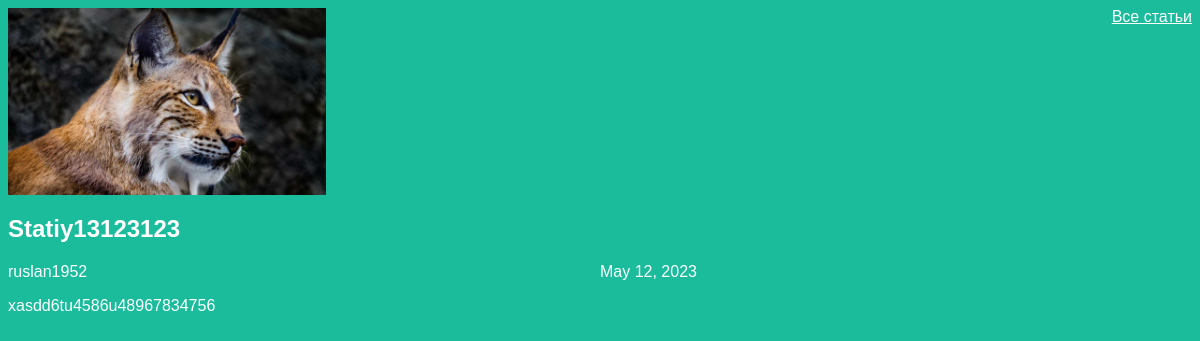
The app's page /article/1 with its own data.
### articles/models.py (models this page shows, shortened)
class Article(models.Model):
    title = models.CharField(max_length=200)
    author = models.ForeignKey(User, on_delete=models.CASCADE)
    text = models.TextField()
    created_date = models.DateField(auto_now_add=True)
    def get_excerpt(self):
        return self.text[:140] + "..." if len(self.text) > 140 else self.text

### articles/views.py (the view)
# urls.py: path('article/<int:article_id>', views.get_article, name='get_article'),
def get_article(request, article_id):
    try:
        post = Article.objects.get(id=article_id)
        return render(request, 'article.html', {"post": post})
    except Article.DoesNotExist:
        raise Http404

### articles/templates/article.html (shortened to what this page needs)
<!DOCTYPE html>
<html lang="en">
<head>
    <link rel="stylesheet" href="{{ STATIC_URL }}/static/css/article.css">
</head>
<body>
    <div class="article">
        <div class="header">
                <div>
                    {%load static%}
                    <img src="{%static 'img/cat.jpg'%}" alt="Здесь должно быть изображние">
                </div>
                <div class="post-title">
                    <a href="http://127.0.0.1:8000">Все статьи</a>
                </div>
        </div>
        <div class="one-post">
            <h2 class="post-title">{{ post.title }}</h2>
            <div class="article-info">
                <div class="article-author">{{ post.author.username }}</div>
                <div class="article-created- date">{{ post.created_date }}</div>
            </div>
            <p class="article-text">{{ post.get_excerpt }}</p>
        </div>
    </div>
</body>
</html>

### articles/static/css/article.css (style rules this page uses)
body { background: #1abc9c; font-family: Tahoma, Arial, sans-serif; color: #ffffff; }
.header img { display: block; width: 318px; margin-left: auto; margin-right: auto; }
.article-author { width: 50%; float: left; }
.post-title a { color: #ffffff; }
.header { display: flex; justify-content: space-between; }

### records on screen
Article: title "Statiy13123123", author.username "ruslan1952", created_date "May 12, 2023", get_excerpt "xasdd6tu4586u48967834756"
